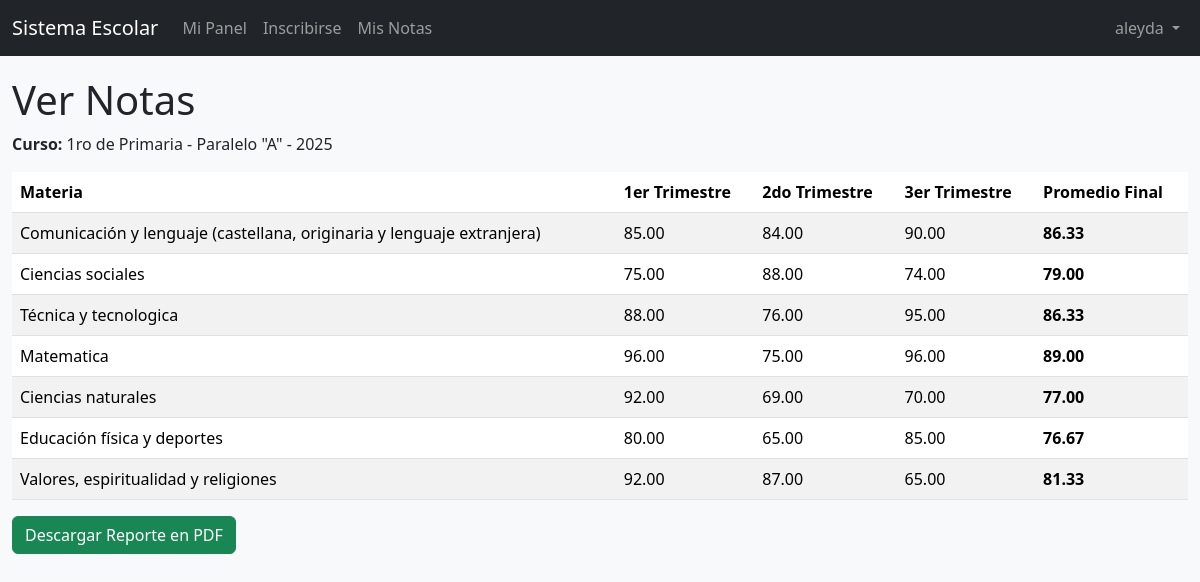
Page /estudiante/notas (signed in) on the committed database.
### app/models.py (models this page shows, shortened)
class Usuario(UserMixin, db.Model):
    __tablename__ = 'usuario'
    id = db.Column(db.Integer, primary_key=True)
    nombre_usuario = db.Column(db.String(80), unique=True, nullable=False)
    contraseña = db.Column(db.String(255), nullable=False)
    rol = db.Column(db.Enum('ADMIN', 'DOCENTE', 'ESTUDIANTE', name='rol_usuario'), nullable=False)
    estudiante = db.relationship('Estudiante', backref='usuario', uselist=False)
    docente = db.relationship('Docente', backref='usuario', uselist=False)

class Grado(db.Model):
    __tablename__ = 'grado'
    id_grado = db.Column(db.Integer, primary_key=True)
    nombre = db.Column(db.String(50), nullable=False)
    paralelo = db.Column(db.String(1), nullable=False)
    cursos = db.relationship('Curso', backref='grado_rel', lazy=True)

class Gestion(db.Model):
    __tablename__ = 'gestion'
    id_gestion = db.Column(db.Integer, primary_key=True)
    anio = db.Column(db.String(4), nullable=False)
    estado = db.Column(db.Enum('ACTIVA', 'CERRADA', name='estado_gestion'), nullable=False, default='ACTIVA')
    cursos = db.relationship('Curso', backref='gestion_rel', lazy=True)

class Nota(db.Model):
    __tablename__ = 'notas'
    id_nota = db.Column(db.Integer, primary_key=True)
    id_inscripcion = db.Column(db.Integer, db.ForeignKey('inscripcion.id_inscripcion'), nullable=False)
    id_materia = db.Column(db.Integer, db.ForeignKey('materia.id_materia'), nullable=False)
    primer_trimestre = db.Column(db.Numeric(5, 2))
    segundo_trimestre = db.Column(db.Numeric(5, 2))
    tercer_trimestre = db.Column(db.Numeric(5, 2))
    promedio_final = db.Column(db.Numeric(5, 2))

class Materia(db.Model):
    __tablename__ = 'materia'
    id_materia = db.Column(db.Integer, primary_key=True)
    nombre = db.Column(db.String(100), nullable=False, unique=True)
    asignaciones = db.relationship('Asignacion', backref='materia_rel', lazy=True)
    notas = db.relationship('Nota', backref='materia_rel', lazy=True)

### app/routes/estudiante.py (the view)
@estudiante_bp.route('/notas')
@login_required
@estudiante_required
def ver_notas():
    gestion_activa = Gestion.query.filter_by(estado='ACTIVA').first()
    if not gestion_activa:
        flash('No hay una gestión activa para mostrar notas.', 'info')
        return redirect(url_for('estudiante.dashboard'))
    inscripcion = Inscripcion.query.filter_by(
        id_estudiante=current_user.estudiante.id_estudiante
    ).join(Curso).filter(Curso.id_gestion == gestion_activa.id_gestion).first()
    if not inscripcion:
        flash('Aún no te has inscrito en ningún curso para la gestión actual.', 'warning')
        return redirect(url_for('estudiante.inscribirse'))
    notas = Nota.query.filter_by(id_inscripcion=inscripcion.id_inscripcion).all()
    return render_template('estudiante/ver_notas.html', notas=notas, inscripcion=inscripcion)

### templates/estudiante/ver_notas.html (shortened to what this page needs)
{% extends "base.html" %}
{% block content %}
<h1>Ver Notas</h1>
<p><strong>Curso:</strong> {{ inscripcion.curso_rel.grado_rel.nombre }} - Paralelo "{{ inscripcion.curso_rel.grado_rel.paralelo }}" - {{ inscripcion.curso_rel.gestion_rel.anio }}</p>
{% if notas %}
<div class="table-responsive">
    <table class="table table-striped">
        <thead>
            <tr>
                <th>Materia</th>
                <th>1er Trimestre</th>
                <th>2do Trimestre</th>
                <th>3er Trimestre</th>
                <th>Promedio Final</th>
            </tr>
        </thead>
        <tbody>
            {% for nota in notas %}
            <tr>
                <td>{{ nota.materia_rel.nombre }}</td>
                <td>{{ nota.primer_trimestre or '-' }}</td>
                <td>{{ nota.segundo_trimestre or '-' }}</td>
                <td>{{ nota.tercer_trimestre or '-' }}</td>
                <td><strong>{{ "%.2f"|format(nota.promedio_final) if nota.promedio_final else '-' }}</strong></td>
            </tr>
            {% endfor %}
        </tbody>
    </table>
</div>
<div class="mb-3">
    <a href="{{ url_for('estudiante.descargar_reporte_pdf') }}" class="btn btn-success" target="_blank">
         Descargar Reporte en PDF
    </a>
</div>
{% else %}
<p>Aún no se han registrado notas para ti en este curso.</p>
{% endif %}
{% endblock %}

### templates/base.html (shortened to what this page needs)
<!DOCTYPE html>
<html lang="es">
<head>
    <link href="https://cdn.jsdelivr.net/npm/bootstrap@5.3.2/dist/css/bootstrap.min.css" rel="stylesheet">
</head>
<body>
    <nav class="navbar navbar-expand-lg navbar-dark bg-dark">
        <div class="container-fluid">
            <a class="navbar-brand" href="{{ url_for('main.welcome') }}">Sistema Escolar</a>
            <div class="collapse navbar-collapse" id="navbarNav">
                <ul class="navbar-nav me-auto">
                    {% if current_user.is_authenticated %}
                    {% if current_user.rol == 'ADMIN' %}
                    <li class="nav-item"><a class="nav-link" href="{{ url_for('admin.dashboard') }}">Panel Admin</a>
                    </li>
                    <li class="nav-item"><a class="nav-link"
                            href="{{ url_for('admin.listar_estudiantes') }}">Estudiantes</a></li>
                    {% elif current_user.rol == 'DOCENTE' %}
                    <li class="nav-item"><a class="nav-link" href="{{ url_for('docente.dashboard') }}">Mi Panel</a></li>
                    <li class="nav-item"><a class="nav-link" href="{{ url_for('docente.seleccionar_curso_para_lista') }}">Lista de Estudiantes</a></li>
                    {% elif current_user.rol == 'ESTUDIANTE' %}
                    <li class="nav-item"><a class="nav-link" href="{{ url_for('estudiante.dashboard') }}">Mi Panel</a>
                    </li>
                    <li class="nav-item"><a class="nav-link"
                            href="{{ url_for('estudiante.inscribirse') }}">Inscribirse</a></li>
                    <li class="nav-item"><a class="nav-link" href="{{ url_for('estudiante.ver_notas') }}">Mis Notas</a>
                    </li>
                    {% endif %}
                    {% endif %}
                </ul>
                <ul class="navbar-nav">
                    {% if current_user.is_authenticated %}
                    <li class="nav-item dropdown">
                        <a class="nav-link dropdown-toggle" href="#" role="button" data-bs-toggle="dropdown">
                            {{ current_user.nombre_usuario }}
                        </a>
                    </li>
                    {% else %}
                    <li class="nav-item"><a class="nav-link" href="{{ url_for('auth.login') }}">Iniciar Sesión</a></li>
                    {% endif %}
                </ul>
            </div>
        </div>
    </nav>
    <main class="container-fluid">
        {% block content %}{% endblock %}
    </main>
</body>
</html>

### templates/base.html (style rules this page uses)
body { background-color: #f8f9fa; }
.navbar { margin-bottom: 20px; }
.container-fluid { max-width: 1200px; }

### rows in the picture
Usuario: nombre_usuario "aleyda"
Grado: curso_rel.grado_rel.nombre "1ro de Primaria", curso_rel.grado_rel.paralelo "A"
Gestion: curso_rel.gestion_rel.anio "2025"
Nota: materia_rel.nombre "Comunicación y lenguaje (castellana, originaria y lenguaje extranjera)", primer_trimestre "85.00", segundo_trimestre "84.00", tercer_trimestre "90.00", promedio_final "86.33"
Nota: materia_rel.nombre "Ciencias sociales", primer_trimestre "75.00", segundo_trimestre "88.00", tercer_trimestre "74.00", promedio_final "79.00"
Nota: materia_rel.nombre "Técnica y tecnologica", primer_trimestre "88.00", segundo_trimestre "76.00", tercer_trimestre "95.00", promedio_final "86.33"
Nota: materia_rel.nombre "Matematica", primer_trimestre "96.00", segundo_trimestre "75.00", tercer_trimestre "96.00", promedio_final "89.00"
Nota: materia_rel.nombre "Ciencias naturales", primer_trimestre "92.00", segundo_trimestre "69.00", tercer_trimestre "70.00", promedio_final "77.00"
Nota: materia_rel.nombre "Educación física y deportes", primer_trimestre "80.00", segundo_trimestre "65.00", tercer_trimestre "85.00", promedio_final "76.67"
Nota: materia_rel.nombre "Valores, espiritualidad y religiones", primer_trimestre "92.00", segundo_trimestre "87.00", tercer_trimestre "65.00", promedio_final "81.33"
